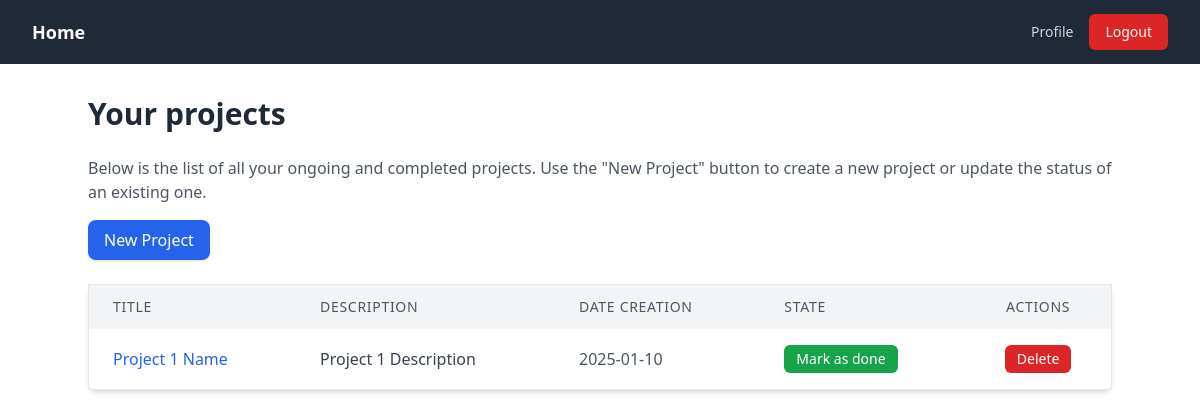
The page /projects (signed in) on the database its author committed.
### tables this page shows
CREATE TABLE project (
        project_id INTEGER PRIMARY KEY AUTOINCREMENT,
        project_name TEXT NOT NULL,
        project_description TEXT NOT NULL,
        project_datecreation DATE NOT NULL,
        project_state BOOLEAN NOT NULL,
        user_id REFERENCES user (user_id) ON DELETE CASCADE
    );

### development/main.py (the view)
@app.route("/projects", methods=["GET"])
def render_projects():
    return ProjectController.render_projects_list()

### development/controllers/project_controller.py (called while the page is built)
    @staticmethod
    @login_required
    def render_projects_list():
        user_id = session["user_id"]
        projects = ProjectModel.get_by_user_id(user_id)
        return render_template("projects/projects.html", projects=projects)

### development/models/project_model.py (called while the page is built)
    @staticmethod
    def get_by_user_id(user_id):
        sql = """
            SELECT *
            FROM project
            WHERE user_id = ?;
        """
        cursor.execute(sql, (user_id,))
        return cursor.fetchall()

### development/utils/auth_utils.py (called while the page is built)
def login_required(f):
    @wraps(f)
    def decorated_function(*args, **kwargs):
        if "user_id" not in session:
            return redirect(url_for("login"))
        return f(*args, **kwargs)
    return decorated_function

### development/templates/projects/projects.html (shortened to what this page needs)
{% extends 'base.html' %}
{% block main %}
{{components.navbar()}}
<div class="container mx-auto mt-8">
    <h1 class="text-3xl font-bold text-gray-800 mb-6">Your projects</h1>
    <p class="text-gray-600 mb-4">
        Below is the list of all your ongoing and completed projects. Use the "New Project" button to create a new
        project or update the status of an existing one.
    </p>
    <a href="/projects/create"
        class="inline-block bg-blue-600 text-white font-medium py-2 px-4 rounded-lg shadow hover:bg-blue-700 transition">
        New Project
    </a>
    <table class="min-w-full mt-6 bg-white border border-gray-200 shadow-md rounded-lg">
        <thead class="bg-gray-100">
            <th class="px-6 py-3 text-left text-sm font-medium text-gray-600 uppercase tracking-wider">Title</th>
            <th class="px-6 py-3 text-left text-sm font-medium text-gray-600 uppercase tracking-wider">Description</th>
            <th class="px-6 py-3 text-left text-sm font-medium text-gray-600 uppercase tracking-wider">Date creation
            </th>
            <th class="px-6 py-3 text-left text-sm font-medium text-gray-600 uppercase tracking-wider">State</th>
            <th class="px-6 py-3 text-center text-sm font-medium text-gray-600 uppercase tracking-wider">Actions</th>
        </thead>
        <tbody class="divide-y divide-gray-200">
            {% for project in projects %}
            <tr class="hover:bg-gray-50">
                <td class="px-6 py-4">
                    <a href="/tasks/{{project[0]}}" class="text-blue-600 hover:underline font-medium">
                        {{project[1]}}
                    </a>
                </td>
                <td class="px-6 py-4 text-gray-700">{{project[2]}}</td>
                <td class="px-6 py-4 text-gray-600">{{project[3]}}</td>
                <td class="px-6 py-4">
                    {% if project[4] != 0 %}
                    <span class="text-green-600 font-bold">Finished</span>
                    {% else %}
                    <form action="/projects/finish/{{project[0]}}" method="post">
                        <button type="submit"
                            class="bg-green-600 hover:bg-green-700 text-white py-1 px-3 rounded-md text-sm">
                            Mark as done
                        </button>
                    </form>
                    {% endif %}
                </td>
                <td class="px-6 py-4 text-center">
                    <form action="/projects/delete/{{project[0]}}" method="post">
                        <button type="submit"
                            class="bg-red-600 hover:bg-red-700 text-white py-1 px-3 rounded-md text-sm">
                            Delete
                        </button>
                    </form>
                </td>
            </tr>
            {% endfor %}
        </tbody>
    </table>
</div>
{% endblock %}

### rows shown on the page
project: project_name "Project 1 Name", project_description "Project 1 Description", project_datecreation "2025-01-10"
